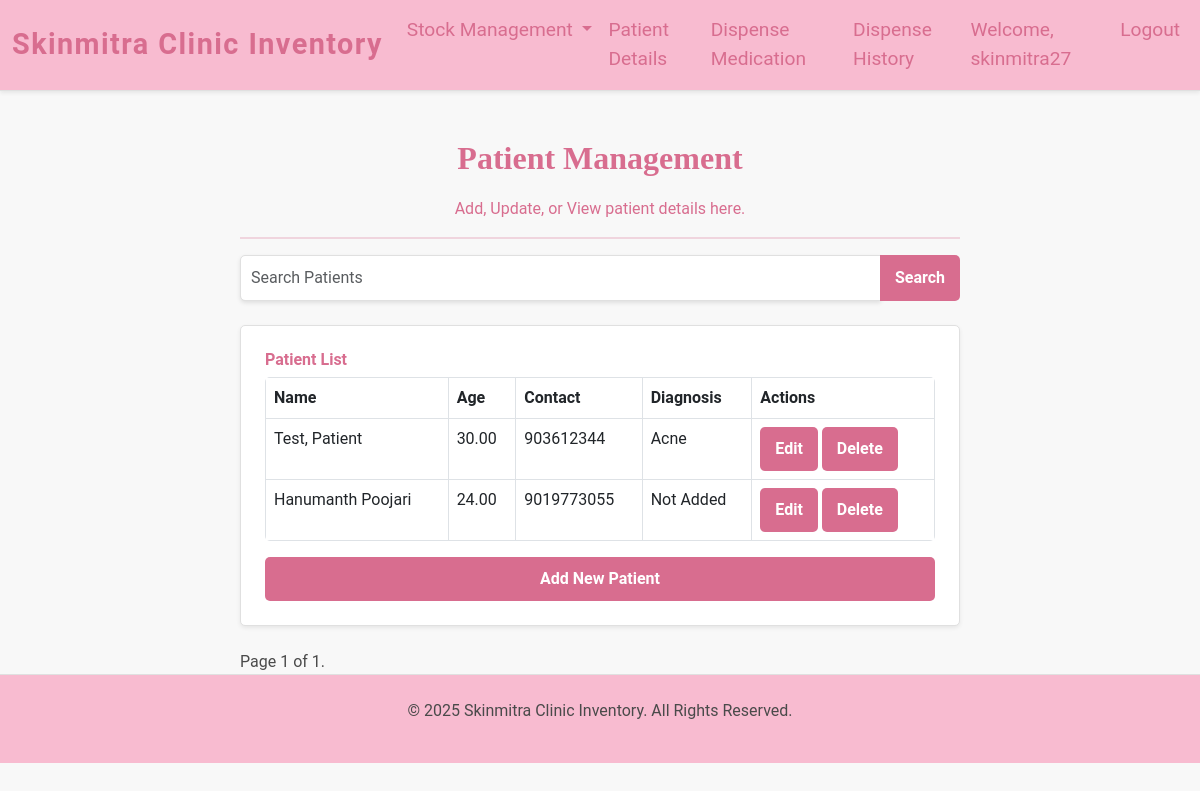
Screenshot of /patient_details/ (signed in) with the database file from the repository.
### inventory/models.py (models this page shows, shortened)
class Patient(models.Model):
    name = models.CharField(max_length=255)
    age = models.DecimalField(max_digits=10, decimal_places=2)
    contact = models.CharField(max_length=15, blank=True, null=True)
    diagnosis = models.TextField(blank=True, null=True)

### inventory/views.py (the view)
# urls.py: path('patient_details/', views.patient_details, name='patient_details'),
@login_required
def patient_details(request):
    search_query = request.GET.get('search')
    if search_query:
        patients = Patient.objects.filter(
            Q(name__icontains=search_query) |
            Q(contact__icontains=search_query) |
            Q(diagnosis__icontains=search_query)
        )
    else:
        patients = Patient.objects.all()
    paginator = Paginator(patients, 10)  # Show 10 patients per page
    page_number = request.GET.get('page')
    page_obj = paginator.get_page(page_number)
    return render(request, 'patient_details.html', {'page_obj': page_obj, 'search_query': search_query})

### inventory/templates/patient_details.html (shortened to what this page needs)
{% extends "base.html" %}
{% block content %}
<div class="container mt-5">
    <div class="row justify-content-center">
        <div class="col-md-8">
            <div class="text-center">
                <h1 class="patient-details-heading">Patient Management</h1>
                <p class="lead-text">Add, Update, or View patient details here.</p>
                <hr style="border: 1px solid #d86d8f;">
            </div>
            <form method="GET" action="{% url 'patient_details' %}" class="mb-4">
                <div class="input-group">
                    <input type="text" class="form-control" name="search" placeholder="Search Patients" value="{{ request.GET.search }}">
                    <button class="btn btn-outline-secondary" type="submit">Search</button>
                </div>
            </form>
            <div class="card shadow-sm p-4 mb-4">
                <h3 class="form-label text-primary">Patient List</h3>
                <div class="table-responsive">
                    <table class="table table-bordered">
                        <thead>
                            <tr>
                                <th>Name</th>
                                <th>Age</th>
                                <th>Contact</th>
                                <th>Diagnosis</th>
                                <th>Actions</th>
                            </tr>
                        </thead>
                        <tbody>
                            {% for patient in page_obj %}
                            <tr>
                                <td>{{ patient.name }}</td>
                                <td>{{ patient.age }}</td>
                                <td>{{ patient.contact }}</td>
                                <td>{{ patient.diagnosis|default:"Not Added" }}</td>
                                <td>
                                    <button class="btn btn-warning btn-sm" data-bs-toggle="modal" data-bs-target="#editPatientModal{{ patient.id }}">Edit</button>
                                    <button class="btn btn-danger btn-sm" data-bs-toggle="modal" data-bs-target="#deletePatientModal{{ patient.id }}">Delete</button>
                                </td>
                            </tr>
                            {% endfor %}
                        </tbody>
                    </table>
                </div>
                <button class="btn btn-primary" data-bs-toggle="modal" data-bs-target="#addPatientModal">Add New Patient</button>
            </div>
            <div class="pagination">
                <span class="step-links">
                    <span class="current">
                        Page {{ page_obj.number }} of {{ page_obj.paginator.num_pages }}.
                    </span>
                </span>
            </div>
        </div>
    </div>
</div>
{% endblock %}

### inventory/templates/base.html (shortened to what this page needs)
{% load static %}
<!DOCTYPE html>
<html lang="en">
<head>
    <link href="https://cdn.jsdelivr.net/npm/bootstrap@5.3.0/dist/css/bootstrap.min.css" rel="stylesheet">
    <link href="https://cdn.jsdelivr.net/npm/select2@4.0.13/dist/css/select2.min.css" rel="stylesheet" />
    <link rel="stylesheet" href="{% static 'css/styles.css' %}">
</head>
<body>
    <nav class="navbar navbar-expand-lg navbar-light shadow-sm">
        <div class="container-fluid">
            <a class="navbar-brand" href="/">Skinmitra Clinic Inventory</a>
            <div class="collapse navbar-collapse" id="navbarNav">
                <ul class="navbar-nav ms-auto">
                    <li class="nav-item dropdown">
                        <a class="nav-link dropdown-toggle" href="#" id="navbarDropdown" role="button" data-bs-toggle="dropdown" aria-expanded="false">
                            Stock Management
                        </a>
                    </li>
                    <li class="nav-item">
                        <a class="nav-link" href="/patient_details/">Patient Details</a>
                    </li>
                    <li class="nav-item">
                        <a class="nav-link" href="/dispense_medication/">Dispense Medication</a>
                    </li>
                    <li class="nav-item">
                        <a class="nav-link" href="/dispensing-history/">Dispense History</a>
                    </li>
                    {% if user.is_authenticated %}
                    <li class="nav-item">
                        <span class="nav-link user-info">Welcome, {{ user.username }}</span>
                    </li>
                    {% else %}
                    <li class="nav-item">
                        <a class="nav-link" href="/login/">Login</a>
                    </li>
                    {% endif %}
                    <li class="nav-item">
                        <a class="nav-link" href="/logout/">Logout</a>
                    </li>
                </ul>
            </div>
        </div>
    </nav>
    <div class="container mt-4">
        {% block content %}
        {% endblock %}
    </div>
    <footer class="text-center py-4">
        <p class="footer-text">&copy; 2025 Skinmitra Clinic Inventory. All Rights Reserved.</p>
    </footer>
</body>
</html>

### inventory/static/css/styles.css (style rules this page uses)
body { background-color: #F8F8F8; font-family: 'Roboto', sans-serif; font-size: 1rem; color: #4a4a4a; }
.navbar { background-color: #F8BBD0; border-bottom: 1px solid #E0E0E0; box-shadow: 0 2px 4px rgba(0, 0, 0, 0.1); }
.navbar-brand { font-size: 1.8rem; font-weight: bold; color: #D86D8F; font-family: 'Roboto', sans-serif; letter-spacing: 0.05em; }
.navbar-nav .nav-link { font-size: 1.2rem; color: #D86D8F; font-family: 'Roboto', sans-serif; transition: color 0.3s ease; }
.card { border: 1px solid #E0E0E0; box-shadow: 0 4px 8px rgba(0, 0, 0, 0.1); border-radius: 5px; overflow: hidden; }
.table { background-color: #fff; border-radius: 5px; overflow: hidden; }
.available-stock-heading, .low-stock-heading, .add-medicine-heading, .dispense-medication-heading, .patient-details-heading, .history-heading, .disp-hist-heading { color: #D86D8F !important; font-size: 2rem; font-weight: bold; font-family: 'Playfair Display', serif; margin-bottom: 20px; text-align: center; }
.lead-text, .text-center-custom { color: #D86D8F; font-size: 1rem; font-family: 'Roboto', sans-serif; }
.form-label { color: #D86D8F !important; font-weight: bold; font-family: 'Roboto', sans-serif; font-size: 1rem; }
.form-control { border-radius: 5px; box-shadow: 0 2px 4px rgba(0, 0, 0, 0.1); padding: 10px; border: 1px solid #E0E0E0; }
.btn-submit, .btn-custom, .btn-outline-primary, .btn-primary, .btn-outline-secondary, .btn-warning, .btn-danger, .btn-close, .close, .btn-secondary, .btn-success { background-color: #D86D8F; color: white; border: none; font-weight: bold; padding: 10px 15px; border-radius: 5px; font-family: 'Roboto', sans-serif; font-size: 1rem; transition: background-color 0.3s ease; }
footer { background-color: #F8BBD0; color: #4a4a4a; padding: 20px 0; text-align: center; font-size: 1rem; border-top: 1px solid #E0E0E0; }

### rows the page displays
Patient: name "Test, Patient", age "30.00", contact "903612344", diagnosis "Acne"
Patient: name "Hanumanth Poojari", age "24.00", contact "9019773055", diagnosis "Not Added"

### other values shown
{{ user.username }} "skinmitra27"
{{ page_obj.number }} "1"
{{ page_obj.paginator.num_pages }} "1"
